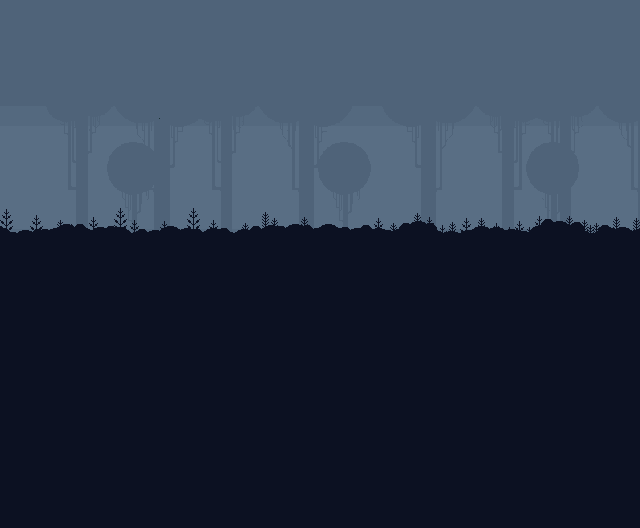

This game map was drawn from its Tiled (.tmx) file and the tilesets committed beside it. A one-line description and the trimmed map source follow:
An orthogonal 40x33 tile map with 16x16 px tiles, 2 tile layers (bottom_layer, main_layer), 13 tilesets and 12 objects (5x Text, 3x Collision, Chest, Enemy, Player, ...).

<map version="1.4" tiledversion="2020.11.25" orientation="orthogonal" renderorder="right-down" width="40" height="33" tilewidth="16" tileheight="16" infinite="0" nextlayerid="8" nextobjectid="22">
 <editorsettings>
  <export target="tutorial.json" format="json" />
 </editorsettings>
 <tileset firstgid="1" source="../Tiles/MagicCliffsEnvironment_tileset.tsx" />
 <tileset firstgid="1161" source="../Tiles/MagicCliffsEnvironment_clouds.tsx" />
 <tileset firstgid="1637" source="../Tiles/anim_idle.tsx" />
 <tileset firstgid="1641" source="../Tiles/anim_collision.tsx" />
 <tileset firstgid="1642" source="../Tiles/anim_run.tsx" />
 <tileset firstgid="1650" source="../Tiles/chests.tsx" />
 <tileset firstgid="1746" source="../Tiles/hit_forward_1.tsx" />
 <tileset firstgid="1753" source="../Tiles/long_bouncer_going.tsx" />
 <tileset firstgid="1759" source="../Tiles/long_bouncer_attack.tsx" />
 <tileset firstgid="1766" source="../Tiles/Layer_0000_9.tsx" />
 <tileset firstgid="4608" source="../Tiles/Layer_0009_2.tsx" />
 <tileset firstgid="7450" source="../Tiles/rusher_going.tsx" />
 <tileset firstgid="7456" source="../Tiles/fly_going.tsx" />
 <imagelayer id="4" name="Image Layer 1" />
 <layer id="5" name="bottom_layer" width="40" height="33">
  <data>[1320 cells, 1320 non-empty, 920 distinct tile ids]</data>
 </layer>
 <layer id="2" name="main_layer" width="40" height="33">
  <data>[1320 cells, 853 non-empty, 229 distinct tile ids]</data>
 </layer>
 <objectgroup id="7" name="collision_layer">
  <object id="5" name="CollisionSimple" type="Collision" x="3.33333e-05" y="249.333" width="349.333" height="14.6667" />
  <object id="15" name="CollisionSimple" type="Collision" x="1.3335" y="36" width="11.333" height="201.333" />
  <object id="16" name="CollisionSimple" type="Collision" x="317" y="43.0002" width="11.333" height="201.333" />
 </objectgroup>
 <objectgroup id="3" name="object_layer">
  <object id="11" name="ChestPrototype" type="Chest" gid="1709" x="280.583" y="224.167" width="32" height="32" />
  <object id="12" name="FlyPrototype" type="Enemy" x="155.083" y="205.5" width="25.8333" height="38.3333">
   <properties>
    <property name="Spawn" type="bool" value="true" />
   </properties>
  </object>
  <object id="13" name="PlayerPrototype" type="Player" x="35.0833" y="194.166" width="25.8333" height="38.3333">
   <properties>
    <property name="Spawn" type="bool" value="true" />
   </properties>
  </object>
  <object id="14" name="TextPrototype" type="Text" x="18.5" y="21.1666" width="88.3337" height="23">
   <properties>
    <property name="FontPath" value="Fonts/MS Serif.ttf" />
   </properties>
   <text fontfamily="MS Serif" pixelsize="22" wrap="1" color="#55aaff" bold="1">Tutorial</text>
  </object>
  <object id="17" name="TextPrototype" type="Text" x="18.4998" y="132.5" width="89" height="43">
   <properties>
    <property name="FontPath" value="Fonts/MS Serif.ttf" />
   </properties>
   <text fontfamily="MS Serif" pixelsize="13" wrap="1" color="#550000" bold="1">Press WASD 
    to move</text>
  </object>
  <object id="18" name="TextPrototype" type="Text" x="120.833" y="52.5" width="101" height="43">
   <properties>
    <property name="FontPath" value="Fonts/MS Serif.ttf" />
   </properties>
   <text fontfamily="MS Serif" pixelsize="13" wrap="1" color="#550000" bold="1">Press SPACE 
    to attack</text>
  </object>
  <object id="19" name="TextPrototype" type="Text" x="224.166" y="135.167" width="89.6667" height="43">
   <properties>
    <property name="FontPath" value="Fonts/MS Serif.ttf" />
   </properties>
   <text fontfamily="MS Serif" pixelsize="13" wrap="1" color="#550000" bold="1"> Break chest 
for next level</text>
  </object>
  <object id="20" name="TextPrototype" type="Text" x="120.167" y="97.8333" width="101" height="43">
   <properties>
    <property name="FontPath" value="Fonts/MS Serif.ttf" />
   </properties>
   <text fontfamily="MS Serif" pixelsize="13" wrap="1" color="#550000" bold="1">     Press F 
to jump in time</text>
  </object>
  <object id="21" name="Viewport" type="Viewport" x="0" y="0" width="320" height="320" />
 </objectgroup>
</map>
